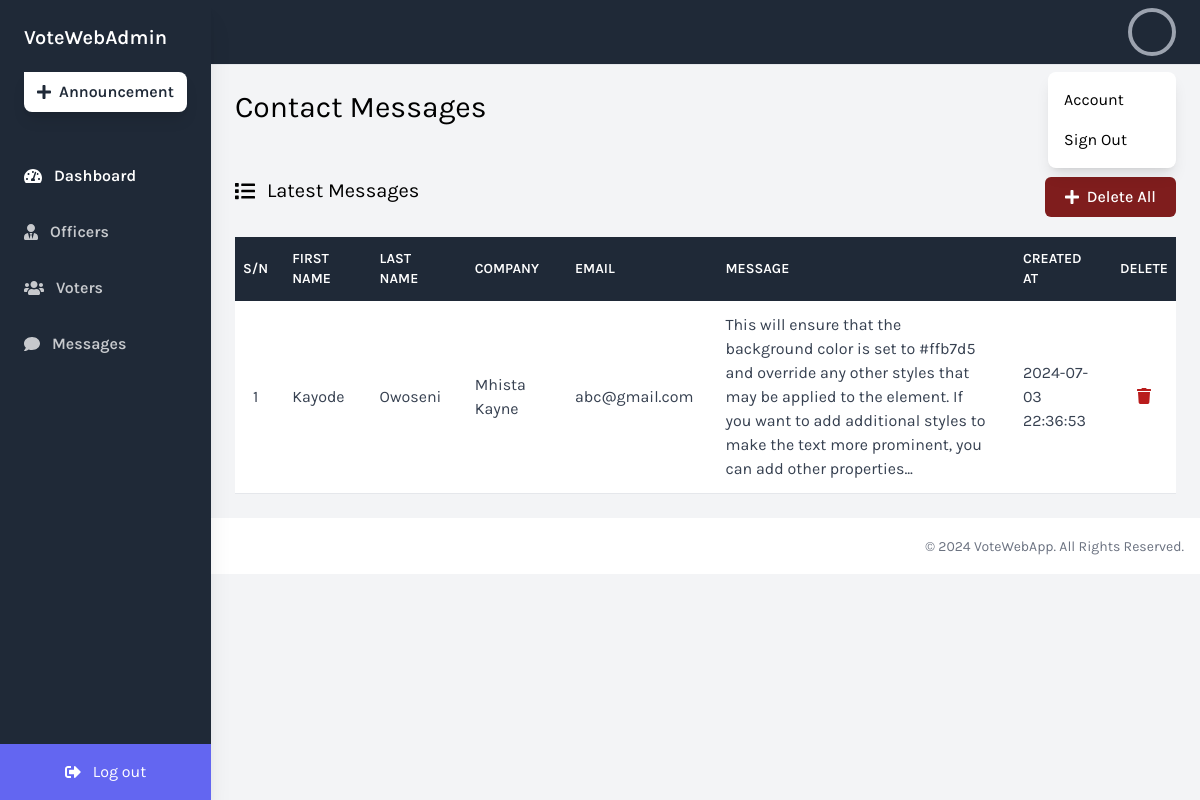
Page /admin/messages.php on the committed database.
### tables this page shows
CREATE TABLE `contacts` (
  `id` int(11) NOT NULL,
  `fname` varchar(254) NOT NULL,
  `lname` varchar(254) NOT NULL,
  `company` varchar(254) NOT NULL,
  `email` varchar(254) NOT NULL,
  `message` text NOT NULL,
  `created_at` timestamp NOT NULL DEFAULT current_timestamp(),
  `updated_at` timestamp NOT NULL DEFAULT current_timestamp()
);

### admin/messages.php (the view, shortened to what this page needs)
<?php
    include ('../config.php');
    $messages = mysqli_query($conn, "SELECT * FROM `contacts` ORDER BY `id` DESC ");
?>
<?php include("header.php"); ?>
<div class="w-full overflow-x-hidden border-t flex flex-col">
    <main class="w-full flex-grow p-6">
        <h1 class="text-3xl text-black pb-6">Contact Messages</h1>
        <div class="w-full mt-7">
            <div class="flex justify-between items-center mb-5">
                <p class="text-xl pb-3 flex items-center"><i class="fas fa-list mr-3"></i> Latest Messages</p>
                <a href="messages.php?func=deleteall" class="delete-all bg-red-900 text-white hover:bg-red-700 hover:text-white rounded-md px-5 py-2 text-base font-medium flex items-center"><i class="fa fa-plus mr-2" aria-hidden="true"></i> Delete All</a>
            </div>
            <div class="bg-white overflow-auto">
                <table class="min-w-full bg-white">
                    <thead class="bg-gray-800 text-white">
                        <tr>
                            <th class="text-center py-3 px-2 uppercase font-semibold text-sm">S/N</th>
                            <th class="text-left py-3 px-4 uppercase font-semibold text-sm">First Name</th>
                            <th class="text-left py-3 px-4 uppercase font-semibold text-sm">Last Name</th>
                            <th class="text-left py-3 px-4 uppercase font-semibold text-sm">Company</th>
                            <th class="text-left py-3 px-4 uppercase font-semibold text-sm">Email</th>
                            <th class="text-left py-3 px-4 uppercase font-semibold text-sm">Message</th>
                            <th class="text-left py-3 px-4 uppercase font-semibold text-sm">Created At</th>
                            <th class="text-center py-3 px-2 uppercase font-semibold text-sm">Delete</th>
                        </tr>
                    </thead>
                    <tbody class="text-gray-700">
                    <?php $id = 1; foreach ($messages as $message) { ?>
                        <tr class="bg-white border-b dark:bg-gray-800 dark:border-gray-700 hover:bg-gray-50 dark:hover:bg-gray-600">
                            <td class="text-center py-3 px-2"><?= $id++; ?></td>
                            <td class="text-left py-3 px-4"><?= $message['fname'] ?></td>
                            <td class="text-left py-3 px-4"><?= $message['lname'] ?></td>
                            <td class="text-left py-3 px-4"><?= $message['company'] ?></td>
                            <td class="text-left py-3 px-4"><?= $message['email'] ?></td>
                            <td class="text-left py-3 px-4"><?= $message['message'] ?></td>
                            <td class="text-left py-3 px-4"><?= $message['created_at'] ?></td>
                            <td class="text-center py-3 px-2 text-red-700"><a href="messages.php?id=<?= $message['id']; ?>&func=delete" class="hover:text-red-500 delete-link-<?= $message['id']; ?>"><i class="fas fa-trash" aria-hidden="true"></i></a></td>
                        </tr>
                    <?php } ?>
                    </tbody>
                </table>
            </div>
        </div>
    </main>
<?php include("footer.php"); ?>

### admin/header.php (style rules this page uses)
.font-family-karla { font-family: karla; }

### rows in the picture
contacts: fname "Kayode", lname "Owoseni", company "Mhista Kayne", email "abc@gmail.com", message "This will ensure that the background color is set to #ffb7d5 and override any other styles that may be applied to the element. If you want to add additional styles to make the text more prominent, you can add other properties...", created_at "2024-07-03 22:36:53"
